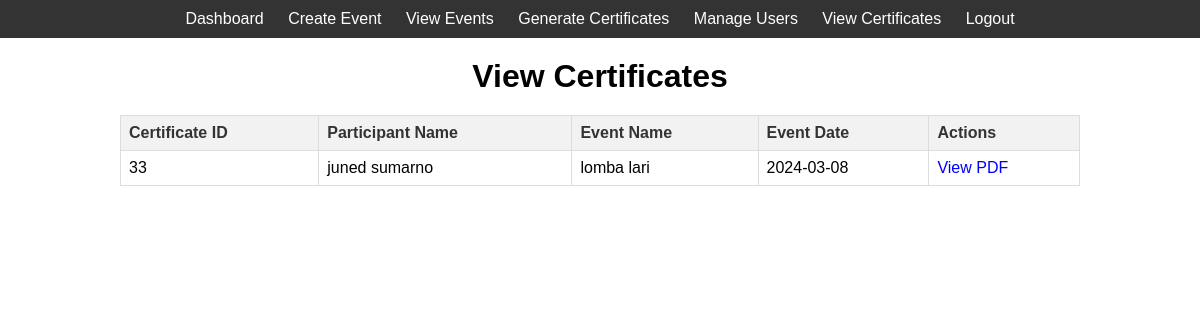
The app's page /admin/view_certificates.php (signed in) with its own data.
### tables this page shows
CREATE TABLE `certificates` (
  `certificate_id` int(11) NOT NULL,
  `participant_name` varchar(255) NOT NULL,
  `event_name` varchar(255) NOT NULL,
  `event_date` date NOT NULL,
  `certificate_text` text DEFAULT NULL,
  `created_at` timestamp NOT NULL DEFAULT current_timestamp()
);

### admin/view_certificates.php (the view, shortened to what this page needs)
<?php
$servername = "localhost";
$username = "root";
$password = "";
$dbname = "sertifikat_online";
$conn = new mysqli($servername, $username, $password, $dbname);
$sql_certificates = "SELECT * FROM certificates";
$result_certificates = $conn->query($sql_certificates);
if ($result_certificates->num_rows > 0) {
    ?>
    <!DOCTYPE html>
    <html lang="en">
    <head>
        <link rel="stylesheet" href="../assets/css/view_certificates.css">
    </head>
    <body>
        <nav>
            <ul>
                <li><a href="admin_dashboard.php">Dashboard</a></li>
                <li><a href="create_event.php">Create Event</a></li>
                <li><a href="view_event.php">View Events</a></li>
                <li><a href="generate_certificates.php">Generate Certificates</a></li>
                <li><a href="manage_users.php">Manage Users</a></li>
                <li><a href="view_certificates.php">View Certificates</a></li>
                <li><a href="../pages/logout.php">Logout</a></li>
            </ul>
        </nav>
        <div class="container">
            <h1>View Certificates</h1>
            <table>
                <thead>
                    <tr>
                        <th>Certificate ID</th>
                        <th>Participant Name</th>
                        <th>Event Name</th>
                        <th>Event Date</th>
                        <th>Actions</th>
                    </tr>
                </thead>
                <tbody>
                    <?php
                    while ($row = $result_certificates->fetch_assoc()) {
                        ?>
                        <tr>
                            <td><?php echo $row['certificate_id']; ?></td>
                            <td><?php echo $row['participant_name']; ?></td>
                            <td><?php echo $row['event_name']; ?></td>
                            <td><?php echo $row['event_date']; ?></td>
                            <td><a href="certificate_detail.php?id=<?php echo $row['certificate_id']; ?>" target="_blank">View PDF</a></td>
                        </tr>
                        <?php
                    }
                    ?>
                </tbody>
            </table>
        </div>
    </body>
    </html>
    <?php
} else {
    echo "No certificates found.";
}
?>

### assets/css1/view_certificates.css (style rules this page uses)
* { margin: 0; padding: 0; box-sizing: border-box; }
body { font-family: Arial, sans-serif; }
nav { background-color: #333; color: #fff; padding: 10px 0; }
nav ul { list-style-type: none; text-align: center; }
nav ul li { display: inline; margin: 0 10px; }
nav ul li a { text-decoration: none; color: #fff; }
.container { width: 80%; margin: 20px auto; }
.container h1 { text-align: center; margin-bottom: 20px; }
table { width: 100%; border-collapse: collapse; }
table th, table td { border: 1px solid #ddd; padding: 8px; }
table th { background-color: #f2f2f2; color: #333; font-weight: bold; text-align: left; }
a { text-decoration: none; color: blue; }

### records on screen
certificates: certificate_id "33", participant_name "juned sumarno", event_name "lomba lari", event_date "2024-03-08"
